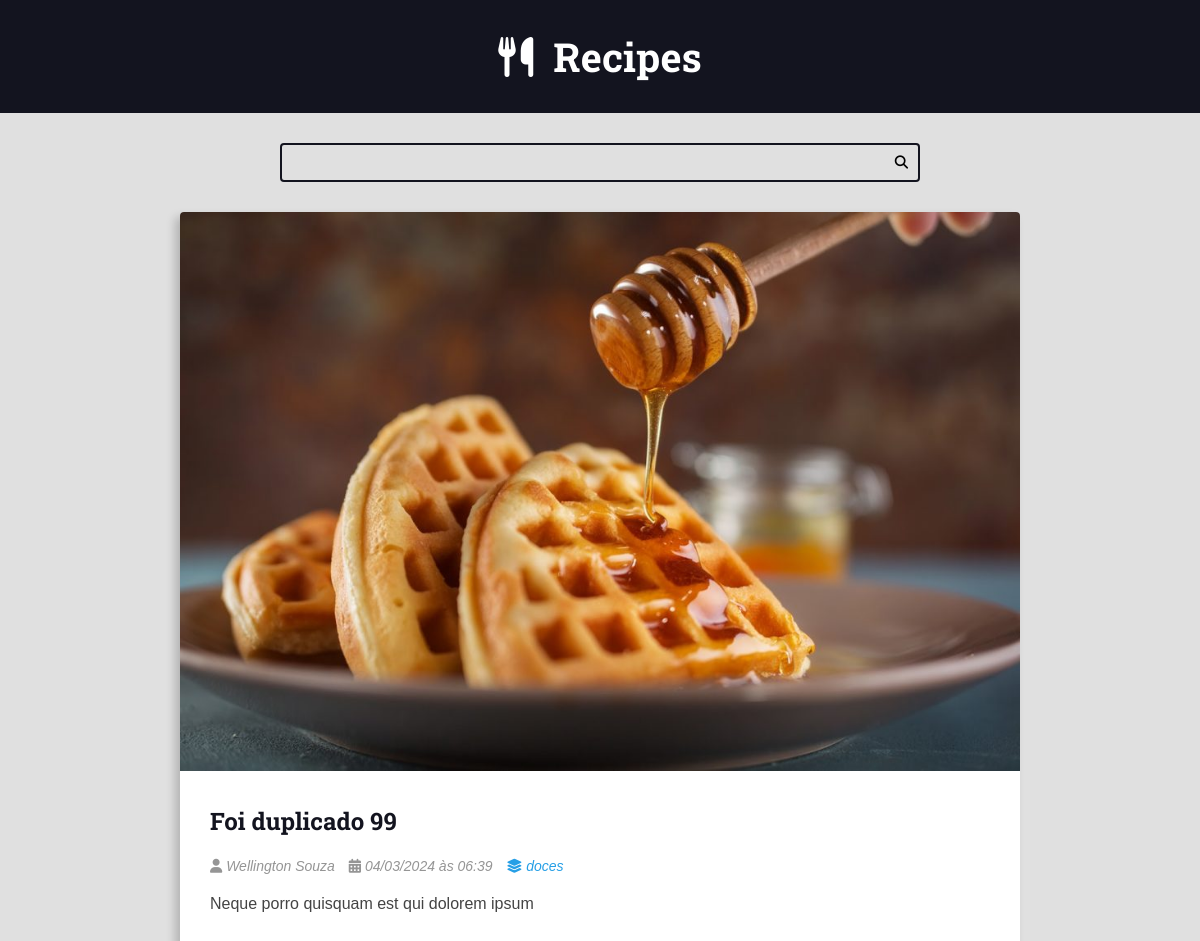
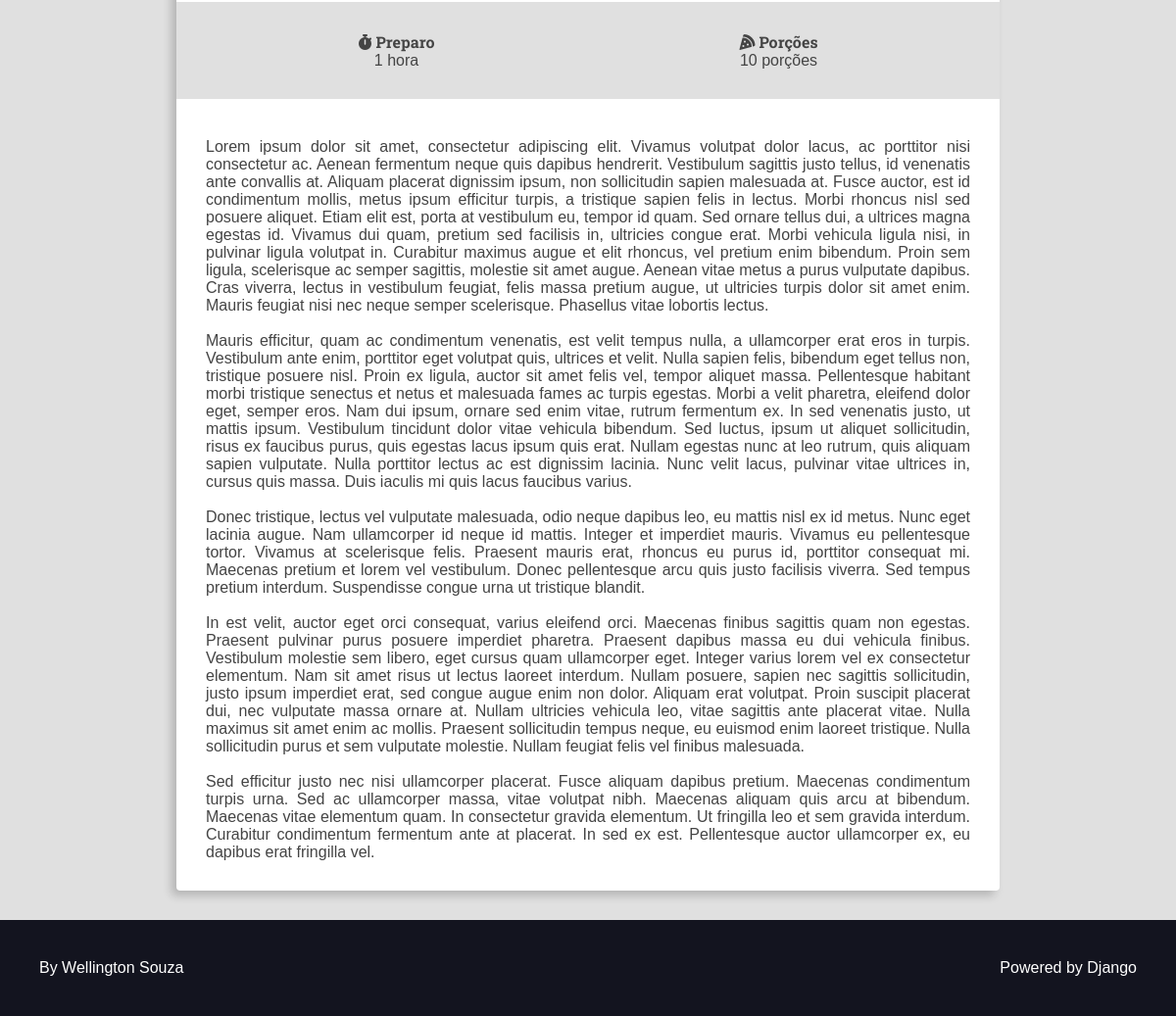
The page /receita/102/ on the database its author committed (2 pictures, top to bottom).
### receitas/models.py (models this page shows, shortened)
class Receita(models.Model):
    titulo = models.CharField(max_length=65)
    descricao = models.TextField(max_length=165)
    slug = models.SlugField(unique=True, max_length=65)
    tempo_preparo = models.IntegerField()
    tempo_preparo_unidade = models.CharField(max_length=65)
    qtd_porcoes = models.IntegerField()
    qtd_porcoes_unidade = models.CharField(max_length=65)
    modo_preparo = models.TextField()
    modo_preparo_e_html = models.BooleanField(default=False)
    criado_em = models.DateTimeField(auto_now_add=True)
    atualizado_em = models.DateTimeField(auto_now=True)
    publicada = models.BooleanField(default=False)
    imagem_cover = models.ImageField(upload_to='receitas/covers/%Y/%m/%d/', blank=True, default='')
    categoria = models.ForeignKey(Categoria, on_delete=models.SET_NULL, null=True, blank=True, default=None)
    autor = models.ForeignKey(User, on_delete=models.CASCADE)

class Categoria(models.Model):
    nome = models.CharField(max_length=100)
    criado_em = models.DateTimeField(auto_now_add=True)
    atualizado_em = models.DateTimeField(auto_now=True)

### receitas/views.py (the view)
# urls.py: path('receita/<int:id>/', views.receita, name='receita'),
def receita(request, id):
    receita = Receita.objects.filter(id=id, publicada=True).first()
    if not receita:
        return render(request, 'receitas/pages/404.html', context={
            'titulo': f'Receita - Não encontrada.',
        }, status=404)
    return render(request, 'receitas/pages/receita-view.html', context={
        'receita': receita,
        'titulo': f'{receita.titulo}',
        'tag_detalhe': True,
    }, status=200)

### receitas/templates/receitas/pages/receita-view.html (shortened to what this page needs)
{% extends "global/base.html" %}
{% block conteudo %}
  <div class="main-content main-content-detail container">
    {% include "receitas/partials/receita.html" %}
  </div>
{% endblock conteudo %}

### receitas/templates/receitas/partials/receita.html (shortened to what this page needs)
<div class="recipe recipe-list-item">
  {% if receita.imagem_cover %}
    <div class="recipe-cover">
      <a href="{% url 'receitas:receita' receita.id %}">
        <img src="{{receita.imagem_cover.url}}" alt="Temporário">
      </a>
    </div>
  {% endif %}
  <div class="recipe-title-container">
    <a href="{% url 'receitas:receita' receita.id %}">
      <h2 class="recipe-title">{{receita.titulo}}</h2>
    </a>
  </div>
  <div class="recipe-author">
    <span class="recipe-author-item">
      <i class="fas fa-user"></i>
      {% if receita.autor.first_name %}
        {{receita.autor.first_name}} {{receita.autor.last_name}}
      {% else %}
        {{receita.autor.username}}
      {% endif %}
    </span>
    <span class="recipe-author-item">
      <i class="fas fa-calendar-alt"></i>
      {{receita.criado_em|date:'d/m/Y'}} às {{receita.criado_em|date:'H:i'}}
    </span>
    {% if receita.categoria is not None %}
      <span class="recipe-author-item">
        <a href="{% url 'receitas:categoria' receita.categoria.id %}">
          <i class="fas fa-layer-group"></i>
          <span>{{receita.categoria.nome}}</span>
        </a>
      </span>
    {% endif %}
  </div>
  <div class="recipe-content">
    {{receita.descricao}}
  </div>
  <div class="recipe-meta-container">
    <div class="recipe-meta recipe-preparation">
      <h3 class="recipe-meta-title"><i class="fas fa-stopwatch"></i> Preparo</h3>
      <div class="recipe-meta-text">
        {{receita.tempo_preparo}} {{receita.tempo_preparo_unidade}}
      </div>
    </div>
    <div class="recipe-meta recipe-servings">
      <h3 class="recipe-meta-title"><i class="fas fa-pizza-slice"></i> Porções</h3>
      <div class="recipe-meta-text">
        {{receita.qtd_porcoes}} {{receita.qtd_porcoes_unidade}}
      </div>
    </div>
  </div>
  {% if tag_detalhe is True %}
    <div class="preparation-steps">
      {% if receita.modo_preparo_e_html is True %}
        {{receita.modo_preparo|safe}}
      {% else %}
        {{receita.modo_preparo|linebreaksbr}}
      {% endif %}
    </div>
  {% endif %}
</div>

### base_static/global/css/style.css (style rules this page uses)
:root { --color-primary: #269fe6; --color-primary-hover: #2086c2; --color-primary-dark: #13141f; --color-primary-dark-hover: #212336; --color-primary-light: #d4ecfa; --color-primary-light-hover: #bdd8e7; --color-white: #fff; --color-black: #000; --color-dark-text: #444; --color-info-light: #cce5ff; --color-debug-light: #cce5ff; --color-success-light: #d4edda; --color-alert-light: #fff3cd; --color-warning-light: #fff3cd; --color-error-light: #f8d7da; --color-info-dark: #4d86c4; --color-debug-dark: #4d86c4; --color-success-dark: #4a9c5d; --color-alert-dark: #927f40; --color-warning-dark: #927f40; --color-error-dark: #da525d; --color-gray-0: #f9f9f9; --color-gray-1: #e0e0e0; --color-gray-2: #c7c7c7; --color-gray-3: #aeaeae; --color-gray-4: #959595; --color-gray-5: #7d7d7d; --color-gray-6: #646464; --color-gray-7: #4b4b4b; --color-gray-8: #323232; --color-gray-9: #191919; --font-primary: sans-serif; --font-headings: 'Roboto Slab', serif; --spacing-gutter-medium: 3rem; --spacing-gutter-large: 4rem; }
* { padding: 0; margin: 0; box-sizing: border-box; }
html { font-size: 62.5%; }
body { font-size: 1.6rem; font-family: var(--font-primary); background: var(--color-gray-1); color: var(--color-dark-text); min-height: 100vh; display: flex; flex-direction: column; }
h1, h2, h3, h4, h5, h6 { font-family: var(--font-headings); }
.container { max-width: 144rem; margin: 0 auto; padding: var(--spacing-gutter-medium); }
.main-content { padding-top: 0; }
.recipe { background: var(--color-white); box-shadow: -5px 5px 10px rgba(0, 0, 0, .2); transform: scale(1); transition: all 300ms ease-in-out; border-radius: .4rem; overflow: hidden; }
.recipe img { max-width: 100%; }
.recipe-list-item { max-width: 64rem; height: fit-content; }
.recipe-title-container { padding: var(--spacing-gutter-medium); padding-bottom: 2rem; }
.recipe-title-container a { text-decoration: none; color: var(--color-primary-dark); }
.recipe-author { padding: 0 var(--spacing-gutter-medium); }
.recipe-content { padding: var(--spacing-gutter-medium); padding-top: 2rem; }
.recipe-author-item { color: var(--color-gray-4); margin-right: 1rem; font-style: italic; font-size: 1.4rem; }
.recipe-author a { color: var(--color-primary); transition: all 300ms ease-in-out; text-decoration: none; }
.recipe-meta-container { display: flex; flex-flow: row wrap; padding: var(--spacing-gutter-medium); background: var(--color-gray-1); }
.recipe-meta { display: flex; flex-flow: column nowrap; flex-shrink: 1; flex-grow: 1; text-align: center; }
.recipe-meta-title { font-size: 1.6rem; }
.main-content-detail .recipe-list-item { max-width: 84rem; margin: 0 auto; }
.preparation-steps { padding: var(--spacing-gutter-medium); padding-top: 4rem; text-align: justify; }

### rows shown on the page
Receita: imagem_cover (picture), titulo "Foi duplicado 99", autor.first_name "Wellington", autor.last_name "Souza", criado_em "04/03/2024", criado_em "06:39", categoria.nome "doces", descricao "Neque porro quisquam est qui dolorem ipsum", tempo_preparo "1", tempo_preparo_unidade "hora", qtd_porcoes "10", qtd_porcoes_unidade "porções", modo_preparo "Lorem ipsum dolor sit amet, consectetur adipiscing elit. Vivamus volutpat dolor lacus, ac porttitor nisi consectetur ac. Aenean fermentum neque quis dapibus hendrerit. Vestibulum sagittis justo tellus, id venenatis ante convallis at. Aliquam placerat dignissim ipsum, non sollicitudin sapien malesuada at. Fusce auctor, est id condimentum mollis, metus ipsum efficitur turpis, a tristique sapien felis in lectus. Morbi rhoncus nisl sed posuere aliquet. Etiam elit est, porta at vestibulum eu, tempor id quam. Sed ornare tellus dui, a ultrices magna egestas id. Vivamus dui quam, pretium sed facilisis in, ultricies congue erat. Morbi vehicula ligula nisi, in pulvinar ligula volutpat in. Curabitur…"
